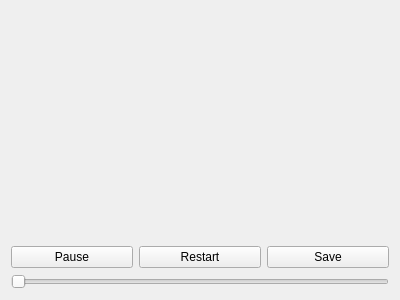
<?xml version="1.0" encoding="UTF-8"?>
<ui version="4.0">
 <class>MyWindow</class>
 <widget class="QWidget" name="MyWindow">
  <property name="geometry">
   <rect>
    <x>0</x>
    <y>0</y>
    <width>400</width>
    <height>300</height>
   </rect>
  </property>
  <property name="windowTitle">
   <string>Form</string>
  </property>
  <layout class="QVBoxLayout" name="verticalLayout">
   <item>
    <widget class="GridWidget" name="m_GridWidget" native="true"/>
   </item>
   <item>
    <layout class="QHBoxLayout" name="horizontalLayout">
     <item>
      <widget class="QPushButton" name="pauseButton">
       <property name="text">
        <string>Pause</string>
       </property>
      </widget>
     </item>
     <item>
      <widget class="QPushButton" name="restartButton">
       <property name="text">
        <string>Restart</string>
       </property>
      </widget>
     </item>
     <item>
      <widget class="QPushButton" name="saveButton">
       <property name="text">
        <string>Save</string>
       </property>
      </widget>
     </item>
    </layout>
   </item>
   <item>
    <widget class="QSlider" name="speedSlider">
     <property name="minimum">
      <number>50</number>
     </property>
     <property name="maximum">
      <number>1000</number>
     </property>
     <property name="orientation">
      <enum>Qt::Horizontal</enum>
     </property>
    </widget>
   </item>
  </layout>
 </widget>
 <customwidgets>
  <customwidget>
   <class>GridWidget</class>
   <extends>QWidget</extends>
   <header>gridwidget.h</header>
   <container>1</container>
  </customwidget>
 </customwidgets>
 <resources/>
 <connections/>
</ui>
